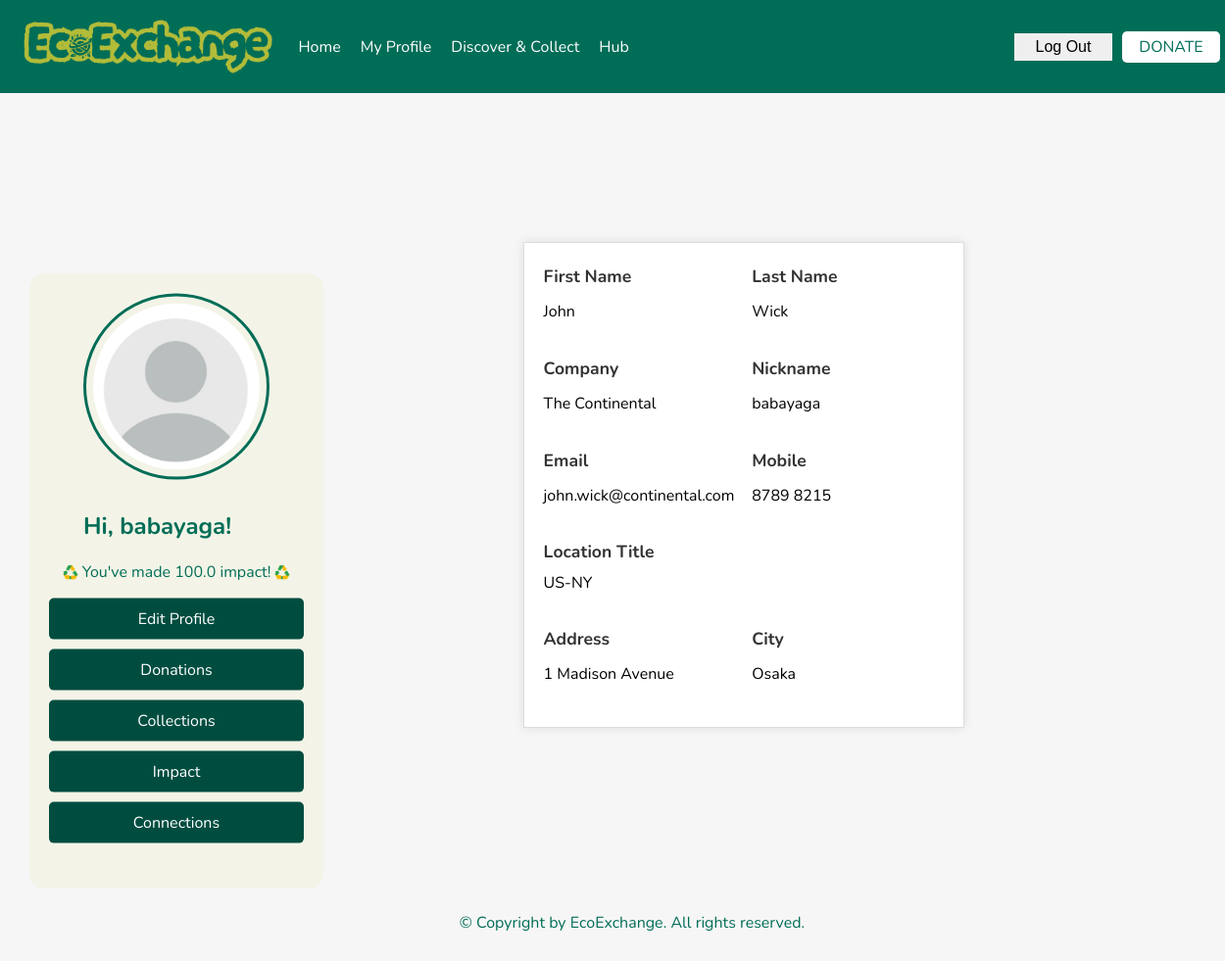
The page /myprofile (signed in) on the database its author committed.
### models/user.py (models this page shows, shortened)
class User(db.Model):
    __tablename__ = "users"
    user_id = db.Column(db.Integer, primary_key=True)
    nick_name = db.Column(db.String(25), nullable=True)
    email = db.Column(db.String(256), unique=True, nullable=False)
    password = db.Column(db.String(256), nullable=False)
    fname = db.Column(db.String(25), nullable=False)
    lname = db.Column(db.String(25), nullable=False)
    mobile = db.Column(db.String(15), nullable=False)
    location_title = db.Column(db.String(125), nullable=False)
    address = db.Column(db.String(256), nullable=False)
    city = db.Column(db.String(50), nullable=False)
    company = db.Column(db.String(50), nullable=True)
    photo = db.Column(db.LargeBinary, nullable=True)
    photo_filename = db.Column(db.String(255), nullable=True)

### app.py (the view)
    @app.route("/myprofile")
    def myprofile():
        success_message = request.args.get("success_message", None)
        error_message = request.args.get("error_message", None)
        if 'user_id' in session:
            user = User.query.get(session['user_id'])
            conn = get_db_connection()
            cursor = conn.cursor()
            cursor.execute("""
                SELECT postings_id, donor_user_id, post_title, quantity, pick_up_location, description, post_status, collector_by_user_id
                FROM postings
            """)
            donations = cursor.fetchall()
            cursor.execute("""
                SELECT COALESCE(SUM(score), 0) AS total_score
                FROM postings
                WHERE donor_user_id = ?
            """, (session["user_id"],))
            total_score = cursor.fetchone()["total_score"]
            cursor.execute("""
                SELECT
                    c.donor_user_id,
                    c.collector_user_id,
                    c.connection_status,
                    u1.fname || ' ' || u1.lname AS donor_name,
                    u2.fname || ' ' || u2.lname AS collector_name
                FROM connections c
                JOIN users u1 ON u1.user_id = c.donor_user_id
                JOIN users u2 ON u2.user_id = c.collector_user_id
                WHERE c.connection_status = 'Active' AND c.donor_user_id = ?
            """, (session["user_id"],))
            connection_rows = cursor.fetchall()
            cursor.execute("""
                SELECT COUNT(*) AS total_connections
                FROM connections
                WHERE donor_user_id = ? OR collector_user_id = ?
            """, (session["user_id"], session["user_id"]))
            total_connections = cursor.fetchone()["total_connections"]
            cursor.execute("""
                SELECT
                    postings_id,
                    post_title,
                    post_date,
                    pick_up_location,
                    score
                FROM postings
                WHERE donor_user_id = ? AND is_deleted = 0
            """, (session['user_id'],))
            impact_rows = cursor.fetchall()
            conn.close()
            requests = [{
                'donor_name': row['donor_name'],
                'collector_name': row['collector_name'],
                'connection_status': row['connection_status']
            } for row in connection_rows]
            impact_donations = []
            total_impact_score = 0
            for row in impact_rows:
                impact_donations.append({
                    'post_title': row['post_title'],
                    'score': row['score'],
                    'post_date': row['post_date'],
                    'pick_up_location': row['pick_up_location']
                })
                total_impact_score += row['score']
            return render_template(
                "myprofile.html",
                user=user,
                donations=donations,
                total_score=total_score,
                requests=requests,  # ✅ this is key!
                impact_donations=impact_donations,
                total_impact_score=total_impact_score,
                total_connections=total_connections,
                success_message=success_message,
                error_message=error_message
            )
        else:
            return redirect(url_for('login'))

### app.py (called while the page is built)
def get_db_connection():
    conn = sqlite3.connect("instance/ecoexchange.db")
    conn.row_factory = sqlite3.Row
    print("✅ Database connected successfully!")  # Debugging print
    return conn

### templates/myprofile.html (shortened to what this page needs)
<!DOCTYPE html>
<html lang="en">
{% include 'head.html' %}
<body>
{% include 'navbar.html' %}
<div class="container d-flex">
    <aside class="sidebar me-4">
        <div class="profile text-center mb-4">
            {% if user.photo %}
                <img src="{{ url_for('user_photo', user_id=user.user_id) }}" alt="User Profile">
            {% else %}
                <img src="{{ url_for('static', filename='media/anonymous_sample.jpg') }}" alt="User Profile">
            {% endif %}
            <h2 id="usergreeting">
                {% if user %}
                Hi, {{ user.nick_name }}!
                {% else %}
                Hi, Guest!
                {% endif %}
            </h2>
        </div>
        <div class="impact-pts text-center mb-3">
                <span>
                    <img src="{{ url_for('static', filename='media/recycle.png') }}" alt="Recycle Icon" class="icon">
                    You've made {{ total_score }} impact!
                    <img src="{{ url_for('static', filename='media/recycle.png') }}" alt="Recycle Icon" class="icon">
                </span>
        </div>
        <ul class="sidebar-menu list-unstyled">
            <li><a href="#" data-content="editprofile">Edit Profile</a></li>
            <li><a href="#" data-content="donations">Donations</a></li>
            <li><a href="#" data-content="collections">Collections</a></li>
            <li><a href="#" data-content="impact">Impact</a></li>
            <li><a href="#" data-content="connections">Connections</a></li>
        </ul>
    </aside>
    <div class="flex-grow-1">
        <div id="editprofile" class="content-section" style="display: none;">{% include 'editprofile.html' %}</div>
        <div id="collections" class="content-section" style="display: none;">{% include 'collections.html' %}</div>
        <div id="connections" class="content-section" style="display: none;">{% include 'connections.html' %}</div>
        <div class="myprofile-details p-4 mt-5 mx-auto bg-light border rounded shadow" style="max-width: 1000px;">
            <div class="row">
                <div class="col-12 col-md-6">
                    <label for="fname" class="form-label">First Name</label>
                    <p id="fname" aria-label="First Name">{{ user.fname }}</p>
                </div>
                <div class="col-12 col-md-6">
                    <label for="lname" class="form-label">Last Name</label>
                    <p id="lname" aria-label="Last Name">{{ user.lname }}</p>
                </div>
            </div>
            <div class="row">
                <div class="col-12 col-md-6">
                    <label for="company" class="form-label">Company</label>
                    <p id="company" aria-label="Company">{{ user.company }}</p>
                </div>
                <div class="col-12 col-md-6">
                    <label for="nick_name" class="form-label">Nickname</label>
                    <p id="nick_name" aria-label="Nickname">{{ user.nick_name }}</p>
                </div>
            </div>
            <div class="row">
                <div class="col-12 col-md-6">
                    <label for="email" class="form-label">Email</label>
                    <p id="email" aria-label="Email">{{ user.email }}</p>
                </div>
                <div class="col-12 col-md-6">
                    <label for="mobile" class="form-label">Mobile</label>
                    <p id="mobile" aria-label="Mobile">{{ user.mobile }}</p>
                </div>
            </div>
            <div class="row">
                <div class="col-md-12">
                    <label for="location_title" class="form-label">Location Title</label>
                    <p id="location_title" aria-label="Location Title">{{ user.location_title }}</p>
                </div>
            </div>
            <div class="row">
                <div class="col-12 col-md-6">
                    <label for="address" class="form-label">Address</label>
                    <p id="address" aria-label="Address">{{ user.address }}</p>
                </div>
                <div class="col-12 col-md-6">
                    <label for="city" class="form-label">City</label>
                    <p id="city" aria-label="City">{{ user.city }}</p>
                </div>
            </div>
        </div>
    </div>
</div>
{% include 'footer.html' %}
</body>
</html>

### templates/head.html (shortened to what this page needs)
<head>
    <link rel="stylesheet" href="{{ url_for('static', filename='styles.css') }}">
</head>

### templates/navbar.html (shortened to what this page needs)
<header>
    <img src="{{ url_for('static', filename='media/logo3.png') }}" alt="EcoExchange Logo" class="logo">
    <nav>
        <ul>
            <li><a href="{{ url_for('index') }}">Home</a></li>
            <li><a href="{{ url_for('myprofile') }}">My Profile</a></li>
            <li><a href="{{ url_for('discover') }}">Discover & Collect</a></li>
            <li><a href="{{ url_for('hub') }}">Hub</a></li>
        </ul>
        <div class="auth-buttons">
        </div>
    </nav>
</header>

### templates/editprofile.html (shortened to what this page needs)
<!DOCTYPE html>
<html lang="en">
<head>
    <link rel="stylesheet" href="{{ url_for('static', filename='css/profile.css') }}">
</head>
<body>
</body>
</html>

### templates/footer.html
<footer>
        <p>© Copyright by EcoExchange. All rights reserved.</p>
</footer>

### templates/collections.html (shortened to what this page needs)
<!DOCTYPE html>
<html lang="en">
<head>
</head>
<body>
</body>
</html>

### templates/connections.html (shortened to what this page needs)
<!DOCTYPE html>
<html lang="en">
<head>
</head>
<body>
</body>
</html>

### static/styles.css (style rules this page uses)
body { font-family: Arial, sans-serif; margin: 0; padding: 0; text-align: center; padding-bottom: 0px; padding-top: 95px; overflow-x: hidden; height: 100%; min-height: 100vh; display: flex; flex-direction: column; font-family: "Nunito", sans-serif; background-color: #f6f6f6; }
header { display: flex; align-items: center; justify-content: space-between; width: 100%; padding: 20px; position: fixed; top: 0; left: 0; z-index: 100; background-color: #006d57; overflow: hidden; }
.logo { height: 55px; width: auto; margin-right: 20px; }
nav { display: flex; align-items: center; width: 90%; justify-content: space-between; }
nav ul { list-style: none; display: flex; gap: 20px; margin: 0; padding: 0; }
nav ul li { display: inline-block; }
nav ul li a { text-decoration: none; color: #ffffff; font-family: "Nunito", sans-serif; }
.auth-buttons { display: flex; align-items: center; justify-content: flex-end; gap: 10px; flex-shrink: 0; justify-content: flex-start; padding-right: 25px; }
footer { bottom: 0; width: 100%; color: #006d57; text-align: center; padding: 20px; }
.container { display: flex; justify-content: center; align-items: center; height: 100vh; }
.sidebar { position: absolute; left: 30px; top: 60%; transform: translateY(-50%); width: 260px; color: #006d57; background: #f3f4e7; padding: 20px; display: flex; flex-direction: column; align-items: center; border-radius: 15px; height: fit-content; }
.profile img { width: 170px; height: 170px; border-radius: 50%; object-fit: cover; margin-bottom: 5px; border: 3px solid #006d57; padding: 7px; background-color: #f3f4e7; }
.icon { width: 1em; height: 1em; vertical-align: middle; object-fit: contain; display: inline-block; }
.sidebar-menu { list-style: none; padding: 0; width: 100%; }
.sidebar-menu li { margin-bottom: 10px; text-align: center; }
.sidebar-menu li a { text-decoration: none; color: white; display: block; padding: 10px; font-size: 1rem; border-radius: 5px; background-color: #004d40; }

### static/css/profile.css (style rules this page uses)
html { color-scheme: light dark; }
.row .col-md-6 { display: flex; flex-direction: column; gap: 5px; }
.row { margin-bottom: 20px; margin-left: 0; margin-right: 0; flex-wrap: wrap; display: flex; justify-content: space-between; gap: 20px; }
.form-label { text-align: left; font-weight: bold; font-size: 1.2rem; }
.myprofile-details { display: flex; flex-direction: column; gap: 10px; background-color: #FFFFFF; color: #000000; padding: 20px; width: calc(100% - 2 * 16px); margin: 20px auto; margin-left: 150px; box-shadow: 0 0 10px rgba(0, 0, 0, 0.1); border: 1px solid #ddd; line-height: 1.6; text-align: left; box-sizing: border-box; }
.myprofile-details p { margin: 0; font-size: 1rem; }
.myprofile-details label { display: block; margin-bottom: 5px; font-weight: bold; }
.sidebar .profile h2 { text-align: left; margin-left: 0; }
.sidebar { position: absolute; left: 30px; top: 60%; transform: translateY(-50%); width: 260px; color: #006d57; background: #f3f4e7; padding: 20px; display: flex; flex-direction: column; align-items: center; border-radius: 15px; height: fit-content; }
.sidebar-menu { list-style: none; padding: 0; width: 100%; }
.sidebar-menu li { margin-bottom: 10px; text-align: center; }
.sidebar-menu li a { text-decoration: none; color: white; display: block; padding: 10px; font-size: 1rem; border-radius: 5px; background-color: #004d40; }
.row { display: flex; gap: 15px; margin-bottom: 20px; }
.row .col-md-6 { display: flex; flex-direction: column; gap: 5px; width: 48%; }
.form-label { font-size: 1.1rem; font-weight: bold; color: #333; }

### rows shown on the page
User: nick_name "babayaga", fname "John", lname "Wick", company "The Continental", email "john.wick@continental.com", mobile "8789 8215", location_title "US-NY", address "1 Madison Avenue", city "Osaka"

### other values the page prints
{{ total_score }} "100.0"
